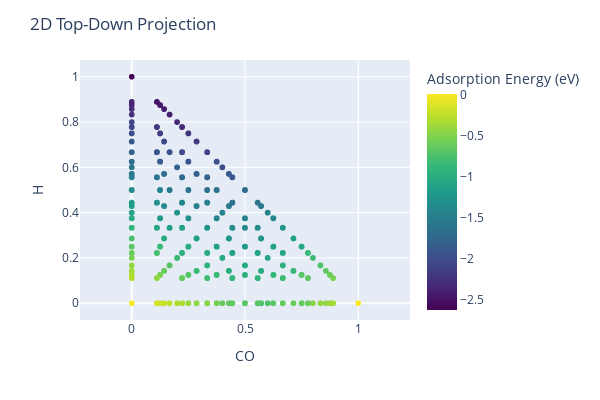

Source (notebook cell):
### Code cell
import plotly.express as px
import numpy as np


# Create a 2D scatter plot with color representing the z values
fig = px.scatter(x=x, y=y, color=z, color_continuous_scale='Viridis')

# Update layout for better visualization
fig.update_layout(
    title='2D Top-Down Projection',
    xaxis_title='CO',
    yaxis_title='H',
    coloraxis_colorbar=dict(title='Adsorption Energy (eV)'),
    xaxis=dict(scaleanchor="y", scaleratio=1),
    yaxis=dict(scaleanchor="x", scaleratio=1),
    width=600,  # Set the width of the canvas
    height=400,  # Set the height of the canvas
)

fig.show()

### Figure 1 — Plotly figure (JSON) as saved in the notebook; plotly's stock layout.template omitted (floating-point values rounded to 4 significant figures; data arrays with more than 128 entries replaced by an {"elided": "..."} marker saying what was removed)
{"data": [{"hovertemplate": "x=%{x}<br>y=%{y}<br>color=%{marker.color}<extra></extra>", "legendgroup": "", "marker": {"color": {"elided": "9879 float values"}, "coloraxis": "coloraxis", "symbol": "circle"}, "mode": "markers", "name": "", "showlegend": false, "type": "scattergl", "x": {"elided": "9879 float values"}, "xaxis": "x", "y": {"elided": "9879 float values"}, "yaxis": "y"}], "layout": {"coloraxis": {"colorbar": {"title": {"text": "Adsorption Energy (eV)"}}, "colorscale": [[0, "#440154"], [0.1111, "#482878"], [0.2222, "#3e4989"], [0.3333, "#31688e"], [0.4444, "#26828e"], [0.5556, "#1f9e89"], [0.6667, "#35b779"], [0.7778, "#6ece58"], [0.8889, "#b5de2b"], [1, "#fde725"]]}, "height": 400, "legend": {"tracegroupgap": 0}, "margin": {"t": 60}, "title": {"text": "2D Top-Down Projection"}, "width": 600, "xaxis": {"anchor": "y", "autorange": true, "domain": [0, 1], "range": [-0.1976, 1.198], "scaleanchor": "y", "scaleratio": 1, "title": {"text": "CO"}, "type": "linear"}, "yaxis": {"anchor": "x", "autorange": true, "domain": [0, 1], "range": [-0.07395, 1.074], "scaleanchor": "x", "scaleratio": 1, "title": {"text": "H"}, "type": "linear"}}}
